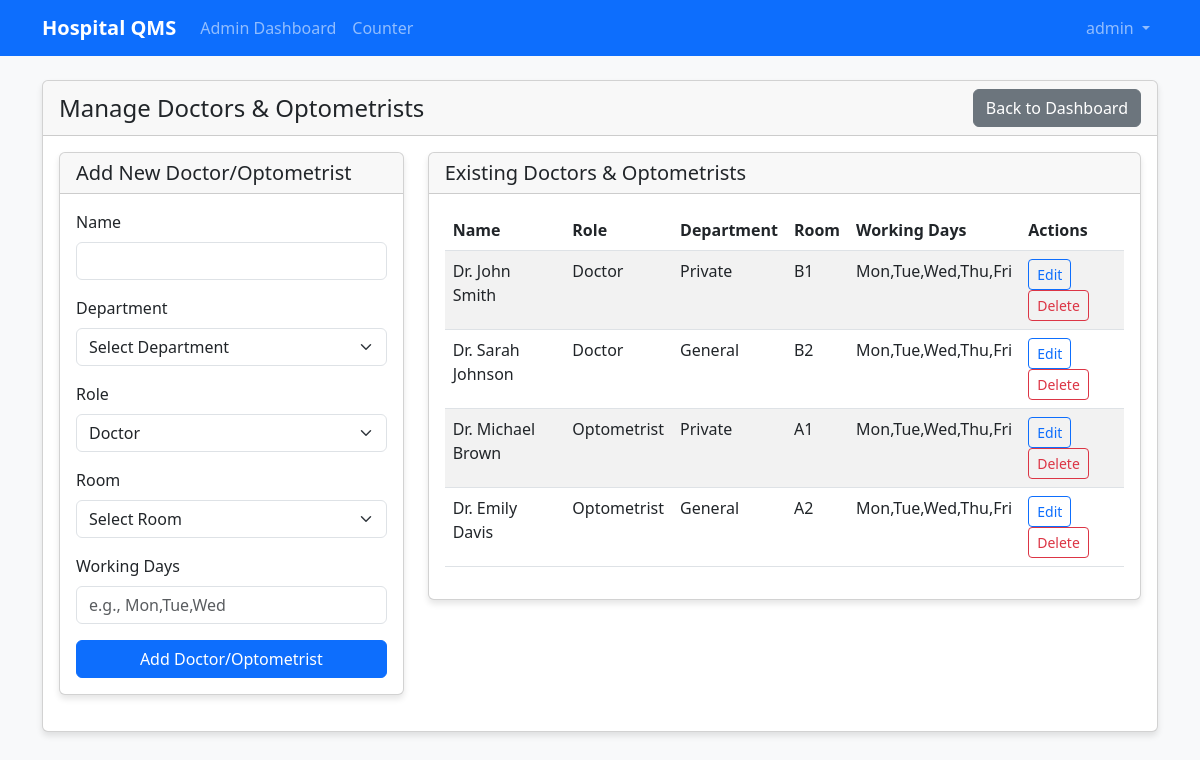
Screenshot of /manage/doctors/ (signed in) with the database file from the repository.
### qms/models.py (models this page shows, shortened)
class Doctor(models.Model):
    ROLE_CHOICES = [
        ('doctor', 'Doctor'),
        ('optometrist', 'Optometrist'),
    ]
    ROOM_CHOICES = [
        ('A1', 'A1'), ('A2', 'A2'), ('A3', 'A3'), ('A4', 'A4'), ('A5', 'A5'),
        ('B1', 'B1'), ('B2', 'B2'), ('B3', 'B3'), ('B4', 'B4'), ('B5', 'B5'),
    ]
    name = models.CharField(max_length=100)
    department = models.ForeignKey(Department, on_delete=models.CASCADE)
    role = models.CharField(max_length=20, choices=ROLE_CHOICES)
    room = models.CharField(max_length=5, choices=ROOM_CHOICES)
    days = models.CharField(max_length=20, help_text="e.g., Mon,Tue,Wed")

class Department(models.Model):
    name = models.CharField(max_length=100, unique=True)

### qms/views.py (the view)
# urls.py: path('manage/doctors/', views.manage_doctors, name='manage_doctors'),
@login_required
def manage_doctors(request):
    if not request.user.is_superuser and not request.user.groups.filter(name='Admin').exists():
        return redirect('login')
    if request.method == 'POST':
        form = DoctorForm(request.POST)
        if form.is_valid():
            form.save()
            return redirect('manage_doctors')
    return render(request, 'qms/manage_doctors.html', {
        'doctors': Doctor.objects.all(),
        'form': DoctorForm(),
    })

### qms/forms.py
class DoctorForm(forms.ModelForm):
    class Meta:
        model = Doctor
        fields = ['name', 'department', 'role', 'room', 'days']

### qms/templates/qms/manage_doctors.html (shortened to what this page needs)
{% extends 'qms/base.html' %}
{% block content %}
<div class="card">
    <div class="card-header d-flex justify-content-between align-items-center">
        <h4 class="mb-0">Manage Doctors & Optometrists</h4>
        <a href="{% url 'admin_dashboard' %}" class="btn btn-secondary">Back to Dashboard</a>
    </div>
    <div class="card-body">
        <div class="row">
            <div class="col-md-4">
                <div class="card">
                    <div class="card-header">
                        <h5 class="mb-0">Add New Doctor/Optometrist</h5>
                    </div>
                    <div class="card-body">
                        <form method="post">
                            <div class="mb-3">
                                <label for="name" class="form-label">Name</label>
                                <input type="text" class="form-control" id="name" name="name" required>
                            </div>
                            <div class="mb-3">
                                <label for="department" class="form-label">Department</label>
                                <select class="form-select" id="department" name="department" required>
                                    <option value="">Select Department</option>
                                </select>
                            </div>
                            <div class="mb-3">
                                <label for="role" class="form-label">Role</label>
                                <select class="form-select" id="role" name="role" required>
                                    <option value="doctor">Doctor</option>
                                </select>
                            </div>
                            <div class="mb-3">
                                <label for="room" class="form-label">Room</label>
                                <select class="form-select" id="room" name="room" required>
                                    <option value="">Select Room</option>
                                </select>
                            </div>
                            <div class="mb-3">
                                <label for="days" class="form-label">Working Days</label>
                                <input type="text" class="form-control" id="days" name="days" placeholder="e.g., Mon,Tue,Wed" required>
                            </div>
                            <button type="submit" class="btn btn-primary w-100">Add Doctor/Optometrist</button>
                        </form>
                    </div>
                </div>
            </div>
            <div class="col-md-8">
                <div class="card">
                    <div class="card-header">
                        <h5 class="mb-0">Existing Doctors & Optometrists</h5>
                    </div>
                    <div class="card-body">
                        <div class="table-responsive">
                            <table class="table table-striped">
                                <thead>
                                    <tr>
                                        <th>Name</th>
                                        <th>Role</th>
                                        <th>Department</th>
                                        <th>Room</th>
                                        <th>Working Days</th>
                                        <th>Actions</th>
                                    </tr>
                                </thead>
                                <tbody>
                                    {% for doctor in doctors %}
                                    <tr>
                                        <td>{{ doctor.name }}</td>
                                        <td>{{ doctor.get_role_display }}</td>
                                        <td>{{ doctor.department.name }}</td>
                                        <td>{{ doctor.room }}</td>
                                        <td>{{ doctor.days }}</td>
                                        <td>
                                            <a href="{% url 'edit_doctor' doctor.id %}" class="btn btn-sm btn-outline-primary">Edit</a>
                                            <a href="{% url 'delete_doctor' doctor.id %}" class="btn btn-sm btn-outline-danger"
                                               onclick="return confirm('Are you sure you want to delete this doctor/optometrist?')">Delete</a>
                                        </td>
                                    </tr>
                                    {% empty %}
                                    <tr>
                                        <td colspan="6" class="text-center">No doctors found</td>
                                    </tr>
                                    {% endfor %}
                                </tbody>
                            </table>
                        </div>
                    </div>
                </div>
            </div>
        </div>
    </div>
</div>
{% endblock %}

### qms/templates/qms/base.html (shortened to what this page needs)
<!DOCTYPE html>
<html lang="en">
<head>
    <link href="https://cdn.jsdelivr.net/npm/bootstrap@5.3.0/dist/css/bootstrap.min.css" rel="stylesheet">
</head>
<body>
    <nav class="navbar navbar-expand-lg navbar-dark bg-primary">
        <div class="container">
            <a class="navbar-brand" href="#">Hospital QMS</a>
            <div class="collapse navbar-collapse" id="navbarNav">
                <ul class="navbar-nav me-auto">
                    {% if user.is_authenticated %}
                        {% if user.is_superuser or 'Admin' in user.groups.all.name %}
                            <li class="nav-item">
                                <a class="nav-link" href="{% url 'admin_dashboard' %}">Admin Dashboard</a>
                            </li>
                        {% endif %}
                        {% if user.is_superuser or 'Counter' in user.groups.all.name %}
                            <li class="nav-item">
                                <a class="nav-link" href="{% url 'counter_dashboard' %}">Counter</a>
                            </li>
                        {% endif %}
                    {% endif %}
                </ul>
                <ul class="navbar-nav">
                    {% if user.is_authenticated %}
                        <li class="nav-item dropdown">
                            <a class="nav-link dropdown-toggle" href="#" id="navbarDropdown" role="button" data-bs-toggle="dropdown">
                                {{ user.username }}
                            </a>
                        </li>
                    {% else %}
                        <li class="nav-item">
                            <a class="nav-link" href="{% url 'login' %}">Login</a>
                        </li>
                    {% endif %}
                </ul>
            </div>
        </div>
    </nav>
    <div class="container mt-4">
        {% block content %}{% endblock %}
    </div>
</body>
</html>

### qms/templates/qms/base.html (style rules this page uses)
body { background-color: #f8f9fa; }
.navbar-brand { font-weight: bold; }
.card { box-shadow: 0 4px 6px rgba(0, 0, 0, 0.1); margin-bottom: 20px; }
.card-header { font-weight: bold; }

### rows the page displays
Doctor: name "Dr. John Smith", role "Doctor", department.name "Private", room "B1", days "Mon,Tue,Wed,Thu,Fri"
Doctor: name "Dr. Sarah Johnson", role "Doctor", department.name "General", room "B2", days "Mon,Tue,Wed,Thu,Fri"
Doctor: name "Dr. Michael Brown", role "Optometrist", department.name "Private", room "A1", days "Mon,Tue,Wed,Thu,Fri"
Doctor: name "Dr. Emily Davis", role "Optometrist", department.name "General", room "A2", days "Mon,Tue,Wed,Thu,Fri"

### other values shown
{{ user.username }} "admin"
